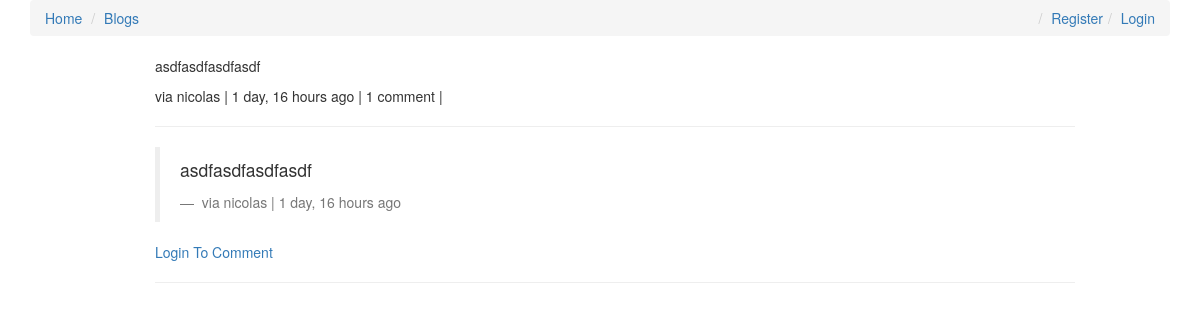
The app's page /comments/1/ with its own data.
### comments/models.py (models this page shows, shortened)
class Comment(models.Model):
    user = models.ForeignKey(settings.AUTH_USER_MODEL, default=1)
    content_type = models.ForeignKey(ContentType, on_delete=models.CASCADE)
    object_id = models.PositiveIntegerField()
    content_object = GenericForeignKey('content_type', 'object_id')
    parent = models.ForeignKey("self", null=True, blank=True)
    content = models.TextField()
    timestamp = models.DateTimeField(auto_now_add=True)
    def children(self):  # replies
        return Comment.objects.filter(parent=self)
    objects = CommentManager()
    class Meta:
        app_label = "comments"
        ordering = ['-timestamp']

### comments/views.py (the view, shortened to what this page needs)
# urls.py: url(r'^(?P<id>\d+)/$', comments_thread, name="comments_thread"),
def comments_thread(request, id):
    comment = get_object_or_404(Comment, id=id)
    initial_data = {
        "content_type": comment.content_type,  # blog that the comment is on
        "object_id": comment.object_id,
    }
    form = CommentForm(request.POST or None, initial=initial_data)
    context = {
        "comment": comment,
        "form": form
    }
    return render(request, "comments/comments_thread.html", context)

### comments/models.py (called while the page is built)
    def all(self):
        qs = super(CommentManager, self).filter(parent=None)
        return qs

### comments/templates/comments/comments_thread.html (shortened to what this page needs)
{% extends 'index.html' %}
{% load urlify %}
{% load crispy_forms_tags %}
{% block content %}
<div class="container">
    <div class="col-sm-10 col-sm-offset-1">
                <p>{{ comment.content }}</p>
                <footer> via {{ comment.user }} | {{ comment.timestamp | timesince }} ago |
                    {% if comment.children.count > 0 %} {{ comment.children.count }} comment{% if comment.children.count > 1 %}s{% endif %} | {% endif %}</footer>
                <hr/>
                <div >
                    {% for child_comment in comment.children %}
                    <blockquote>
                        <p>{{ child_comment.content }}</p>
                        <footer> via {{ child_comment.user }} | {{ child_comment.timestamp | timesince }} ago</footer>
                    </blockquote>
                    {% endfor %}
                    {% if request.user.is_authenticated %}
                    <form method="POST" action=".">
                        {% csrf_token %}
                        {{ form | crispy }}
                        <input type="hidden" name="parent_id" value="{{ comment.id }}">
                        <input type="submit" value="Reply" class="btn btn-default">
                    </form>
                    {% else %}
                        <a href="{% url 'accounts:login_view' %}?next={{request.path}}">Login To Comment</a>
                    {% endif %}
                </div>
            <hr/>
    </div>
</div>
{% endblock content %}

### records on screen
Comment: content "asdfasdfasdfasdf", user "nicolas", timestamp "1 day, 16 hours", children.count "1"
Comment: content "asdfasdfasdfasdf", user "nicolas", timestamp "1 day, 16 hours"
